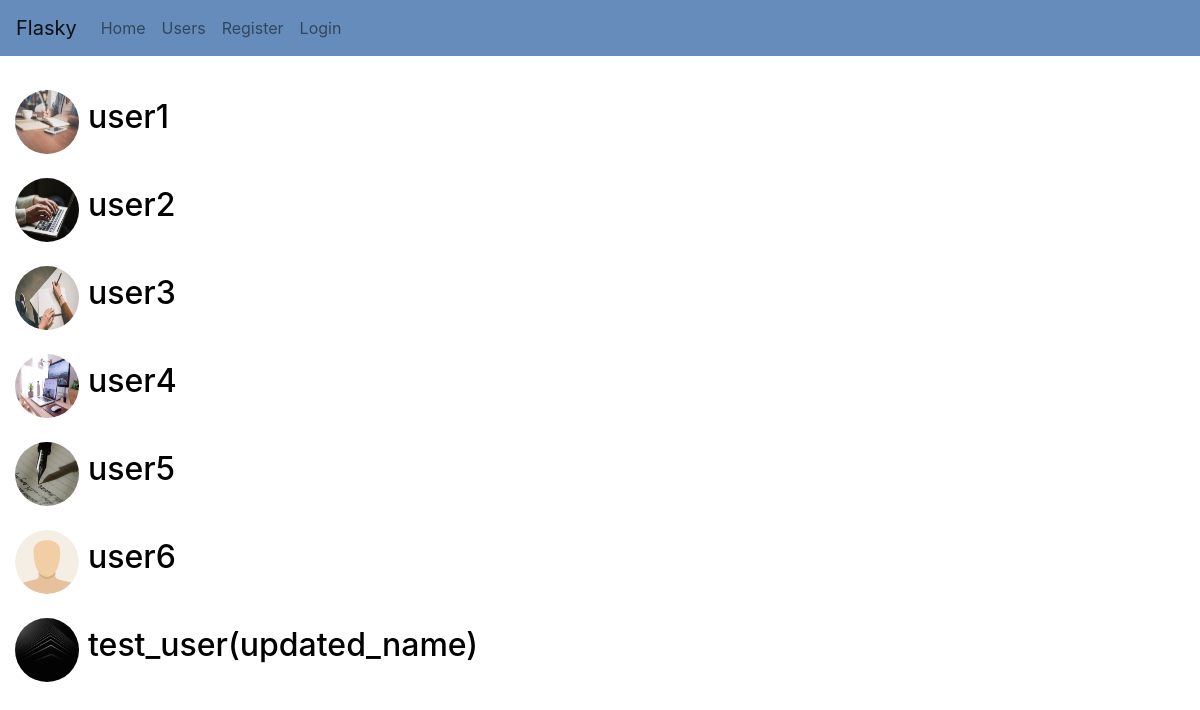
/users, run on an earlier commit of the app's database.
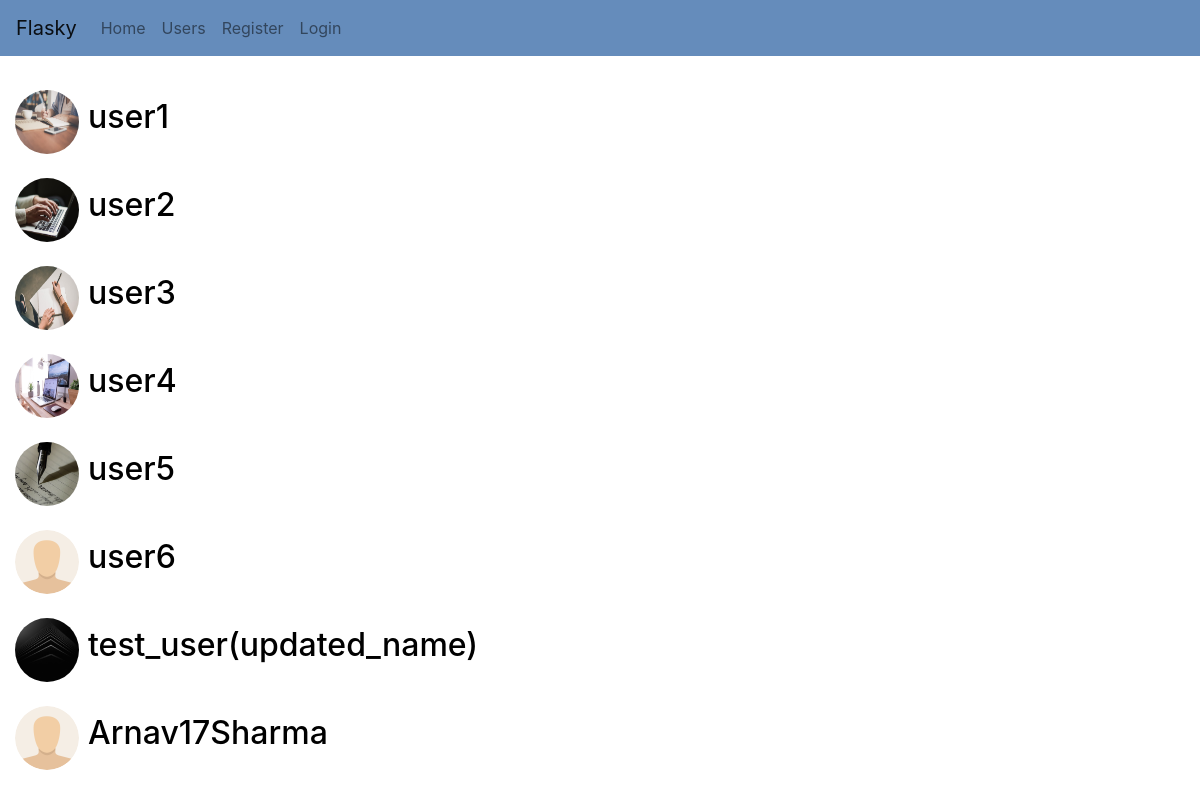
And on a later commit of the database.
### learn/models.py (models this page shows, shortened)
class User(db.Model, UserMixin):
	id = db.Column(db.Integer, primary_key=True)
	image_file = db.Column(db.String(20), nullable=False, default='default.png')
	username = db.Column(db.String(20), unique=True, nullable=False)
	email = db.Column(db.String(50), unique=True, nullable=False)
	password = db.Column(db.String(60), nullable=False)
	posts = db.relationship('Post', backref='author', lazy=True)
	comments = db.relationship('Comment', backref='user',lazy='dynamic')
	followed = db.relationship(
    	'User', secondary=followers,
    	primaryjoin=(followers.c.follower_id == id),
    	secondaryjoin=(followers.c.followed_id == id),
    	backref=db.backref('followers', lazy='dynamic'), lazy='dynamic'
        )

### learn/users/routes.py (the view)
@users.route("/users")
def user_list():
	return render_template('users.html', User=User.query.all())

### learn/templates/users.html
{% extends 'base.html' %}
{% block body %}
	{% for user in User %}
		<div class="container">
			<div class="ml-7 row">
				<img style="width: 64px; height: 64px" class="rounded-circle row" src="{{ url_for('static', filename='profile_pics/'+user.image_file) }}">
				<a class="ml-4 mt-2" href="{{ url_for('users.user_posts', username=user.username) }}"><h2>{{ user.username }}</h2></a>
			</div>
		</div><br>
	{% endfor %}
{% endblock %}

### learn/templates/base.html (shortened to what this page needs)
<!DOCTYPE html>
<html lang="en">
<head>
    <link rel="stylesheet" href="https://stackpath.bootstrapcdn.com/bootstrap/4.1.3/css/bootstrap.min.css">
</head>
<body>
	<header>
		<nav style="background-color: #658CBB;" class="navbar navbar-expand-md navbar-light fixed-top">
			<a class="navbar-brand" href="/">Flasky</a>
			<div class="collapse navbar-collapse" id="navbarNavAltMarkup">
		    	<div class="navbar-nav">
		      		<a class="nav-item nav-link" href="/home">Home </a>
		      		<a class="nav-item nav-link" href="/users">Users </a>
		      		{% if current_user.is_authenticated %}
		      			<a class="nav-item nav-link" href="{{ url_for('users.user_posts', username=current_user.username) }}">{{current_user.username}}</a>
		      			<a class="nav-item nav-link" href="{{ url_for('posts.new_post') }}">New Post</a>
		      			<a class="nav-item nav-link" href="{{ url_for('users.logout') }}">Logout</a>
		      		{% else %}
		      			<a class="nav-item nav-link" href="{{ url_for('users.register') }}">	Register</a>
		      			<a class="nav-item nav-link" href="{{ url_for('users.login') }}">Login</a>
		      		{% endif %}
		    	</div>
		  	</div>
		</nav>
	</header>
	{% block body %}{% endblock %}
</body>
</html>

### learn/templates/base.html (style rules this page uses)
a { color: black; }

What changed in the data, as far as the page shows it:
added User: image_file (placeholder picture), username "Arnav17Sharma"
